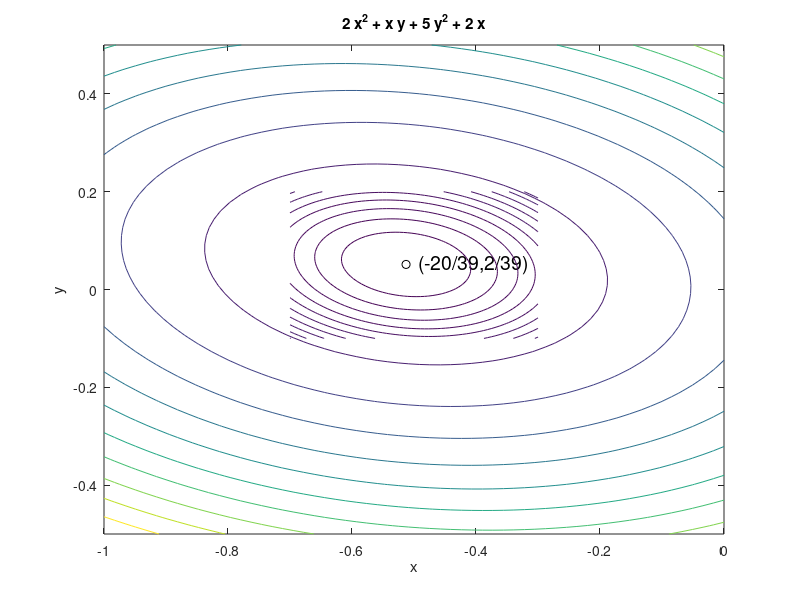

Write the MATLAB code that produced this figure.
% CONTOURFOCUS  Show contour plot of a function of 2 variables.

f = @(x,y) 2*x.^2 + x.*y + 5 * y.^2 + 2 * x;
ezcontour(f,[-1 0 -0.5 0.5])
hold on
plot(-20/39,2/39,'ko')
text(-20/39 + 0.02,2/39,'(-20/39,2/39)','fontsize',14)
ezcontour(f,[-0.7 -0.3 -0.1 0.2])
axis([-1 0 -0.5 0.5])
xlabel x, ylabel y
hold off
 
